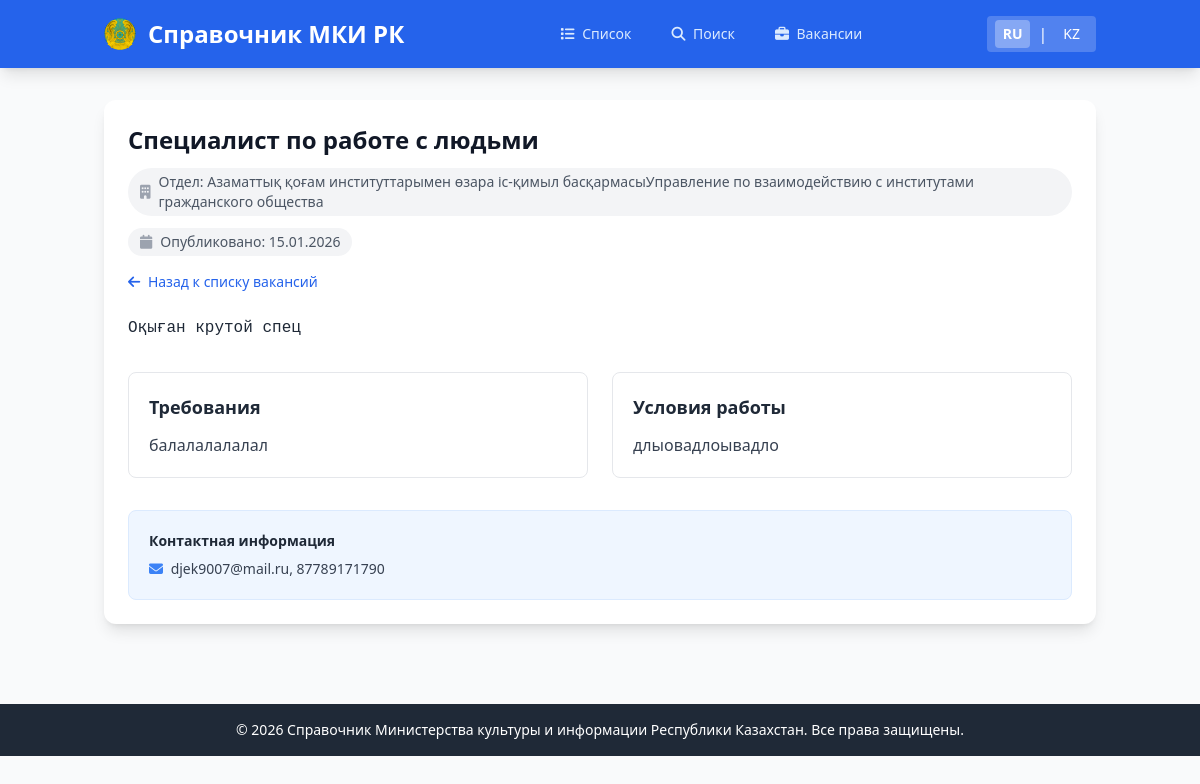
The page /vacancies/1/ on the database its author committed.
### contacts/models.py (models this page shows, shortened)
class Vacancy(models.Model):
    title_ru = models.CharField(
        max_length=300,
        verbose_name=_('Название вакансии (русский)'),
        db_index=True
    )
    title_kk = models.CharField(
        max_length=300,
        verbose_name=_('Название вакансии (казахский)'),
        blank=True,
        null=True
    )
    department = models.ForeignKey(
        Department,
        on_delete=models.SET_NULL,
        null=True,
        blank=True,
        related_name='vacancies',
        verbose_name=_('Отдел'),
        db_index=True
    )
    description_ru = models.TextField(
        verbose_name=_('Описание вакансии (русский)'),
        blank=True,
        null=True
    )
    description_kk = models.TextField(
        verbose_name=_('Описание вакансии (казахский)'),
        blank=True,
        null=True
    )
    requirements_ru = models.TextField(
        verbose_name=_('Требования (русский)'),
        blank=True,
        null=True,
        help_text=_('Требования к кандидату')
    )
    requirements_kk = models.TextField(
        verbose_name=_('Требования (казахский)'),
        blank=True,
        null=True,
        help_text=_('Требования к кандидату')
    )
    conditions_ru = models.TextField(
        verbose_name=_('Условия работы (русский)'),
        blank=True,
        null=True,
        help_text=_('Условия работы, график и т.д.')
    )
    conditions_kk = models.TextField(
        verbose_name=_('Условия работы (казахский)'),
        blank=True,
        null=True,
        help_text=_('Условия работы, график и т.д.')
    )
    contact_info = models.CharField(
        max_length=500,
        verbose_name=_('Контактная информация'),
        blank=True,
        null=True,
        help_text=_('Email, телефон или другая контактная информация для отклика')
    )
    is_active = models.BooleanField(
        default=True,
        verbose_name=_('Активна'),
        help_text=_('Показывать ли вакансию в списке и на сайте')
    )
    display_order = models.IntegerField(
        verbose_name=_('Порядок отображения'),
        blank=True,
        null=True,
        help_text=_('Число для сортировки вакансий в списке. Меньшее число = выше в списке. Если не указано, сортировка по дате создания.')
    )
    created_at = models.DateTimeField(
        auto_now_add=True,
        verbose_name=_('Дата создания')
    )
    updated_at = models.DateTimeField(
        auto_now=True,
        verbose_name=_('Дата обновления')
    )
    class Meta:
        verbose_name = _('Вакансия')
        verbose_name_plural = _('Вакансии')
        ordering = ['display_order', '-created_at']
        indexes = [
            models.Index(fields=['title_ru', 'is_active']),
            models.Index(fields=['department', 'is_active']),
        ]
    def get_title(self):
        from django.utils import translation
        lang = translation.get_language()
        if lang == 'kk' and self.title_kk:
            return self.title_kk
        return self.title_ru
    def get_description(self):
        from django.utils import translation
        lang = translation.get_language()
        if lang == 'kk' and self.description_kk:
            return self.description_kk
        return self.description_ru or ''
    def get_requirements(self):
        from django.utils import translation
        lang = translation.get_language()
        if lang == 'kk' and self.requirements_kk:
            return self.requirements_kk
        return self.requirements_ru or ''
    def get_conditions(self):
        from django.utils import translation
        lang = translation.get_language()
        if lang == 'kk' and self.conditions_kk:
            return self.conditions_kk
        return self.conditions_ru or ''

class Department(models.Model):
    name_ru = models.CharField(
        max_length=300,
        verbose_name=_('Название отдела (русский)'),
        db_index=True
    )
    name_kk = models.CharField(
        max_length=300,
        verbose_name=_('Название отдела (казахский)'),
        blank=True,
        null=True
    )
    parent = models.ForeignKey(
        'self',
        on_delete=models.SET_NULL,
        null=True,
        blank=True,
        related_name='children',
        verbose_name=_('Родительский отдел')
    )
    description = models.TextField(
        verbose_name=_('Описание'),
        blank=True,
        null=True
    )
    display_order = models.IntegerField(
        verbose_name=_('Порядок отображения'),
        blank=True,
        null=True,
        help_text=_('Число для указания порядка отображения отдела в списке. Меньшее число = выше в списке. Если не указано, сортировка по алфавиту.')
    )
    created_at = models.DateTimeField(
        auto_now_add=True,
        verbose_name=_('Дата создания')
    )
    updated_at = models.DateTimeField(
        auto_now=True,
        verbose_name=_('Дата обновления')
    )
    class Meta:
        verbose_name = _('Отдел')
        verbose_name_plural = _('Отделы')
        ordering = ['display_order', 'name_ru']
        indexes = [
            models.Index(fields=['name_ru']),
        ]

### contacts/views.py (the view)
# urls.py: path('vacancies/<int:pk>/', views.vacancy_detail, name='vacancy_detail'),  # Детальная страница вакансии
def vacancy_detail(request, pk):
    vacancy = get_object_or_404(
        Vacancy.objects.select_related('department'),
        pk=pk,
        is_active=True
    )
    context = {
        'vacancy': vacancy,
    }
    return render(request, 'contacts/vacancy_detail.html', context)

### templates/contacts/vacancy_detail.html (shortened to what this page needs)
{% extends "base.html" %}
{% load i18n %}
{% block content %}
<div class="bg-white rounded-xl shadow-lg p-6">
    <div class="flex items-start justify-between flex-wrap gap-4 mb-6">
        <div>
            <h1 class="text-2xl font-bold text-gray-900">
                {{ vacancy.get_title }}
            </h1>
            <div class="mt-3 flex flex-wrap items-center gap-3 text-sm text-gray-600">
                {% if vacancy.department %}
                    <span class="inline-flex items-center gap-2 bg-gray-100 px-3 py-1 rounded-full">
                        <i class="fas fa-building text-gray-400"></i>
                        {% trans "Отдел" %}: {{ vacancy.department.name_ru }}
                    </span>
                {% endif %}
                <span class="inline-flex items-center gap-2 bg-gray-100 px-3 py-1 rounded-full">
                    <i class="fas fa-calendar text-gray-400"></i>
                    {% trans "Опубликовано" %}: {{ vacancy.created_at|date:"d.m.Y" }}
                </span>
            </div>
        </div>
        <a href="{% url 'contacts:vacancies' %}" class="text-sm text-blue-600 hover:text-blue-700">
            <i class="fas fa-arrow-left mr-1"></i>
            {% trans "Назад к списку вакансий" %}
        </a>
    </div>
    {% if vacancy.get_description %}
        <div class="prose max-w-none text-gray-800">
            {{ vacancy.get_description|safe }}
        </div>
    {% endif %}
    <div class="mt-8 grid gap-6 md:grid-cols-2">
        {% if vacancy.get_requirements %}
            <div class="border border-gray-200 rounded-lg p-5">
                <h2 class="text-lg font-semibold text-gray-800 mb-3">
                    {% trans "Требования" %}
                </h2>
                <div class="text-gray-700">
                    {{ vacancy.get_requirements|safe }}
                </div>
            </div>
        {% endif %}
        {% if vacancy.get_conditions %}
            <div class="border border-gray-200 rounded-lg p-5">
                <h2 class="text-lg font-semibold text-gray-800 mb-3">
                    {% trans "Условия работы" %}
                </h2>
                <div class="text-gray-700">
                    {{ vacancy.get_conditions|safe }}
                </div>
            </div>
        {% endif %}
    </div>
    {% if vacancy.contact_info %}
        <div class="mt-8 border border-blue-100 bg-blue-50 rounded-lg p-5 text-sm text-gray-700">
            <div class="font-semibold text-gray-800 mb-2">
                {% trans "Контактная информация" %}
            </div>
            <div>
                <i class="fas fa-envelope mr-1 text-blue-500"></i>
                {{ vacancy.contact_info }}
            </div>
        </div>
    {% endif %}
</div>
{% endblock %}

### rows shown on the page
Vacancy: get_title "Специалист по работе с людьми", department.name_ru "Азаматтық қоғам институттарымен өзара іс-қимыл басқармасыУправление по взаимодействию с институтами гражданского общества", created_at "15.01.2026", get_description "Оқыған крутой спец", get_requirements "балалалалалал", get_conditions "длыовадлоывадло", contact_info "djek9007@mail.ru, 87789171790"
